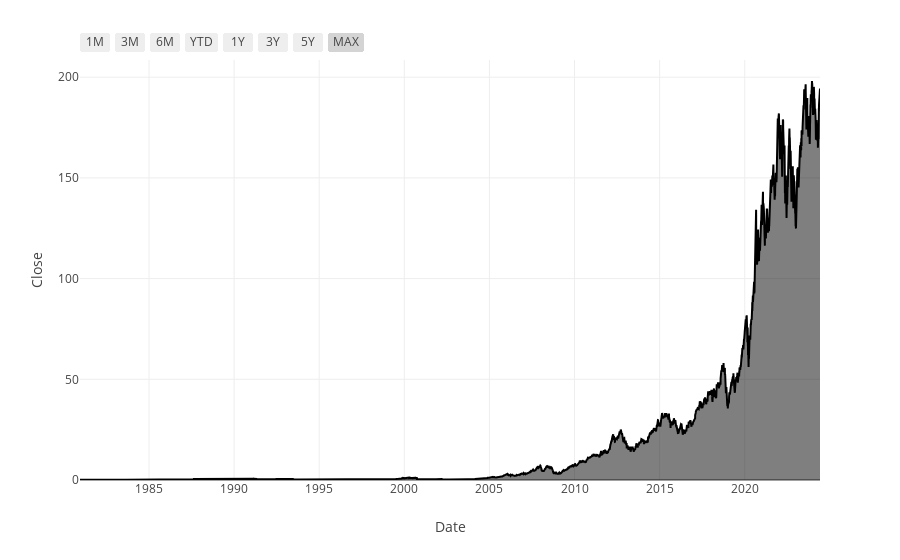

Notebook code cell kept with this figure:
### Code cell
fig.update_xaxes(
            rangeselector=dict(
                buttons=list([
                    dict(count=1, label="1M", step="month", stepmode="backward"),
                    dict(count=3, label="3M", step="month", stepmode="backward"),
                    dict(count=6, label="6M", step="month", stepmode="backward"),
                    dict(count=1, label="YTD", step="year", stepmode="todate"),
                    dict(count=1, label="1Y", step="year", stepmode="backward"),
                    dict(count=3, label="3Y", step="year", stepmode="backward"),
                    dict(count=5, label="5Y", step="year", stepmode="backward"),
                    dict(label = "MAX", step="all")
                ])
            )
        )

### Figure 1 — Plotly figure (JSON) as saved in the notebook; plotly's stock layout.template omitted (floating-point values rounded to 4 significant figures; data arrays with more than 128 entries replaced by an {"elided": "..."} marker saying what was removed)
{"data": [{"fillpattern": {"shape": ""}, "hovertemplate": "Date=%{x}<br>Close=%{y}<extra></extra>", "legendgroup": "", "line": {"color": "#000001"}, "marker": {"symbol": "circle"}, "mode": "lines", "name": "", "orientation": "v", "showlegend": false, "stackgroup": "1", "type": "scatter", "x": {"elided": "10959 str values"}, "xaxis": "x", "y": {"elided": "10959 float values"}, "yaxis": "y"}], "layout": {"legend": {"tracegroupgap": 0}, "margin": {"t": 60}, "xaxis": {"anchor": "y", "domain": [0, 1], "rangeselector": {"buttons": [{"count": 1, "label": "1M", "step": "month", "stepmode": "backward"}, {"count": 3, "label": "3M", "step": "month", "stepmode": "backward"}, {"count": 6, "label": "6M", "step": "month", "stepmode": "backward"}, {"count": 1, "label": "YTD", "step": "year", "stepmode": "todate"}, {"count": 1, "label": "1Y", "step": "year", "stepmode": "backward"}, {"count": 3, "label": "3Y", "step": "year", "stepmode": "backward"}, {"count": 5, "label": "5Y", "step": "year", "stepmode": "backward"}, {"label": "MAX", "step": "all"}]}, "title": {"text": "Date"}}, "yaxis": {"anchor": "x", "domain": [0, 1], "title": {"text": "Close"}}}}
